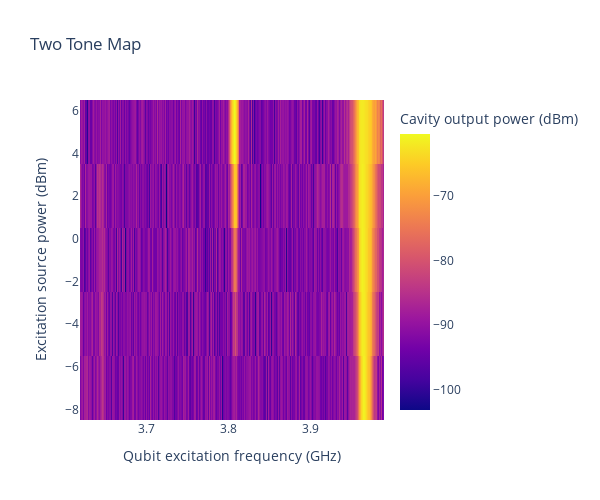

Notebook code for this chart:
### Code cell
Freq = parameters["Freq"]
Amp = parameters["Amp"]

# Obtém a data e hora atuais
start = datetime.now()
name_template = f"{parameters['name']}_{data_exp['sample']}_%Y_%m_%d__%H_%M_%S"
name = start.strftime(name_template)
print(name)
howtoplot = (
    "\
    data = np.load('"
    + name
    + ".npz')\n\
    amplitudes = data['Amp']\n\
    freqs = data['Freq']\n\
    mags = data['Mag']\n\
    phases = data['Phase']"
)


inst_att.set_attenuation(parameters["attenuation"])


# set valores "vazios" (nan=not a number) para plot interativo
Mag = np.full((len(Amp), len(Freq)),np.nan)
Phase = np.full((len(Amp), len(Freq)),np.nan)


str_data = vna.data_array()  # cria um array vazio


inst_RFsourceExcitation.start_rf()
vna.data_array_format = "PLOG"

#progress bar
pbar=tqdm(total=len(Amp)*len(Freq))
# Loop de Medidas
for j, amp in enumerate(Amp):
    inst_RFsourceExcitation.set_amplitude(amp)  # seta a amplitude atual do loop

    for i, freq in enumerate(Freq):
        clear_output(wait=True)  # limpa a saída

        inst_RFsourceExcitation.set_frequency(freq)  # seta a frequência atual do loop
        # queries RF source until its not busy
        inst_RFsourceExcitation.query("*OPC?")
        vna.clear_averaging()  # restarta a média
        
        #sleep(avging_time+0.1)
        sleep(avging_time)  # tempo pra fazer as médias

        str_data = vna.data_array()  # pega os dados
        data = np.array(str_data.split(","), "float")  # separa os dados

        mag = np.mean(data[::2])
        phase = data[1::2][int(len(data[::2]) / 2)]

        Mag[j][i] = mag
        Phase[j][i] = phase

        # Limpa o gráfico atual
        # plt.gcf().clear()
        clear_output(wait=True)
        print(name)
        pbar.update(1)
        display(pbar.container)
        #matplotlib
        #plt.ylabel("Excitation amplitude (dBm)")
        #plt.xlabel("Frequency (Hz)")
        #plt.title(name)
        #plt.pcolor(Freq, Amp, Mag)
        #plt.pause(0.05)
        #plotly
        px.imshow(
            Mag, x=Freq/1e9, y=Amp,
            aspect="auto",origin='lower',
            width=600,height=500,
            title="Two Tone Map",
            labels=dict(
                x="Qubit excitation frequency (GHz)",
                y="Excitation source power (dBm)",
                color="Cavity output power (dBm)"
            )
        ).show()

        end=datetime.now()
        np.savez(name, header=howtoplot,  Mag=Mag, Phase=Phase,start=start.isoformat(),end=end.isoformat(),**parameters)
inst_RFsourceExcitation.stop_rf()

### Figure 1 — Plotly figure (JSON) as saved in the notebook; plotly's stock layout.template omitted (floating-point values rounded to 4 significant figures; data arrays with more than 128 entries replaced by an {"elided": "..."} marker saying what was removed)
{"data": [{"coloraxis": "coloraxis", "hovertemplate": "Qubit excitation frequency (GHz): %{x}<br>Excitation source power (dBm): %{y}<br>Cavity output power (dBm): %{z}<extra></extra>", "name": "0", "type": "heatmap", "x": {"elided": "370 float values"}, "xaxis": "x", "y": [5, 2, -1, -4, -7], "yaxis": "y", "z": {"elided": "5x370 float values"}}], "layout": {"coloraxis": {"colorbar": {"title": {"text": "Cavity output power (dBm)"}}, "colorscale": [[0, "#0d0887"], [0.1111, "#46039f"], [0.2222, "#7201a8"], [0.3333, "#9c179e"], [0.4444, "#bd3786"], [0.5556, "#d8576b"], [0.6667, "#ed7953"], [0.7778, "#fb9f3a"], [0.8889, "#fdca26"], [1, "#f0f921"]]}, "height": 500, "title": {"text": "Two Tone Map"}, "width": 600, "xaxis": {"anchor": "y", "domain": [0, 1], "title": {"text": "Qubit excitation frequency (GHz)"}}, "yaxis": {"anchor": "x", "autorange": true, "domain": [0, 1], "title": {"text": "Excitation source power (dBm)"}}}}
